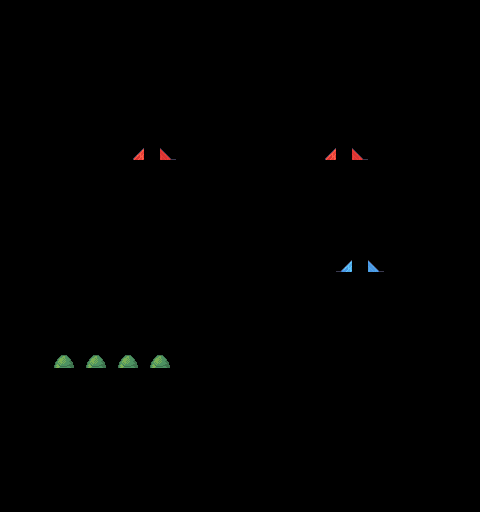

This game map was drawn from its Tiled (.tmx) file and the tilesets committed beside it. A one-line description and the trimmed map source follow:
An orthogonal 30x32 tile map with 16x16 px tiles, 1 tile layer (forground objects), 8 hidden layers not drawn, 4 tilesets.

<map version="1.9" tiledversion="1.9.2" orientation="orthogonal" renderorder="right-down" width="30" height="32" tilewidth="16" tileheight="16" infinite="0" nextlayerid="20" nextobjectid="1">
 <editorsettings>
  <export target="../../src/data/starting_town.json" format="json" />
 </editorsettings>
 <tileset firstgid="1" source="../tilesets/Nature Autumn.tsx" />
 <tileset firstgid="541" source="../tilesets/Nature Summer.tsx" />
 <tileset firstgid="1261" source="../tilesets/Serene_Village_16x16.tsx" />
 <tileset firstgid="2116" source="../tilesets/collisonblock.tsx" />
 <layer id="1" name="water" width="30" height="32" visible="0">
  <data>[960 cells, 960 non-empty, 2 distinct tile ids]</data>
 </layer>
 <layer id="3" name="ground" width="30" height="32" visible="0">
  <data>[960 cells, 915 non-empty, 9 distinct tile ids]</data>
 </layer>
 <layer id="15" name="paths" width="30" height="32" visible="0">
  <data>[960 cells, 460 non-empty, 59 distinct tile ids]</data>
 </layer>
 <layer id="12" name="fences" width="30" height="32" visible="0">
  <data>[960 cells, 20 non-empty, 3 distinct tile ids]</data>
 </layer>
 <layer id="9" name="tree1" width="30" height="32" visible="0">
  <data>[960 cells, 398 non-empty, 12 distinct tile ids]</data>
 </layer>
 <layer id="16" name="Houses" width="30" height="32" visible="0">
  <data>[960 cells, 55 non-empty, 38 distinct tile ids]</data>
 </layer>
 <layer id="17" name="flower" width="30" height="32" visible="0">
  <data>[960 cells, 28 non-empty, 22 distinct tile ids]</data>
 </layer>
 <layer id="18" name="collionsblock" width="30" height="32" visible="0">
  <data>[960 cells, 162 non-empty, 1 distinct tile ids]</data>
 </layer>
 <layer id="19" name="forground objects" width="30" height="32">
  <data>[960 cells, 14 non-empty, 6 distinct tile ids]</data>
 </layer>
</map>
